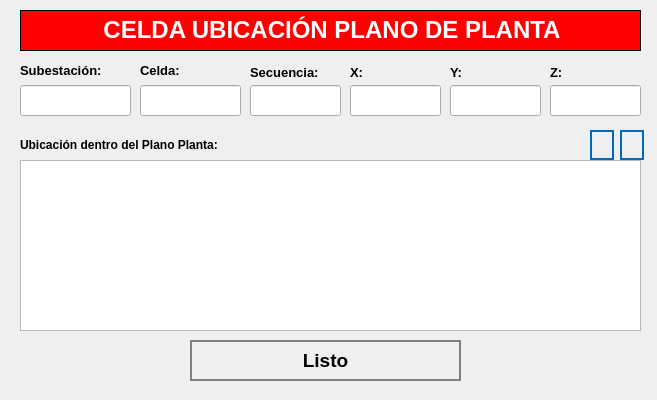
<?xml version="1.0" encoding="UTF-8"?>
<ui version="4.0">
 <class>NewBook</class>
 <widget class="QWidget" name="NewBook">
  <property name="geometry">
   <rect>
    <x>0</x>
    <y>0</y>
    <width>657</width>
    <height>400</height>
   </rect>
  </property>
  <property name="windowTitle">
   <string>Nuevo Registro</string>
  </property>
  <property name="styleSheet">
   <string notr="true">QPushButton
{	
	height: 2em;
 	border-style: solid;
	border-width: 2px;
 	border-color: grey;
	font-weight: bold;
}

QPushButton:hover
{
   	background-color:grey;
	color:white;
}</string>
  </property>
  <widget class="QLabel" name="label">
   <property name="geometry">
    <rect>
     <x>20</x>
     <y>10</y>
     <width>621</width>
     <height>41</height>
    </rect>
   </property>
   <property name="font">
    <font>
     <underline>false</underline>
    </font>
   </property>
   <property name="autoFillBackground">
    <bool>false</bool>
   </property>
   <property name="styleSheet">
    <string notr="true">background-color: red;</string>
   </property>
   <property name="frameShape">
    <enum>QFrame::Box</enum>
   </property>
   <property name="text">
    <string>&lt;html&gt;&lt;head/&gt;&lt;body&gt;&lt;p align=&quot;center&quot;&gt;&lt;span style=&quot; font-size:18pt; font-weight:600; color:#ffffff;&quot;&gt;CELDA UBICACIÓN PLANO DE PLANTA&lt;/span&gt;&lt;/p&gt;&lt;/body&gt;&lt;/html&gt;</string>
   </property>
  </widget>
  <widget class="QLabel" name="label_horaIngreso_2">
   <property name="geometry">
    <rect>
     <x>350</x>
     <y>60</y>
     <width>71</width>
     <height>25</height>
    </rect>
   </property>
   <property name="text">
    <string>&lt;html&gt;&lt;head/&gt;&lt;body&gt;&lt;p&gt;&lt;span style=&quot; font-size:10pt; font-weight:600;&quot;&gt;X:&lt;/span&gt;&lt;/p&gt;&lt;/body&gt;&lt;/html&gt;</string>
   </property>
  </widget>
  <widget class="QLabel" name="label_horaIngreso_5">
   <property name="geometry">
    <rect>
     <x>250</x>
     <y>60</y>
     <width>91</width>
     <height>25</height>
    </rect>
   </property>
   <property name="text">
    <string>&lt;html&gt;&lt;head/&gt;&lt;body&gt;&lt;p&gt;&lt;span style=&quot; font-size:10pt; font-weight:600;&quot;&gt;Secuencia:&lt;/span&gt;&lt;/p&gt;&lt;/body&gt;&lt;/html&gt;</string>
   </property>
  </widget>
  <widget class="QLineEdit" name="inputY">
   <property name="geometry">
    <rect>
     <x>450</x>
     <y>85</y>
     <width>91</width>
     <height>31</height>
    </rect>
   </property>
   <property name="font">
    <font>
     <pointsize>12</pointsize>
    </font>
   </property>
   <property name="maxLength">
    <number>14</number>
   </property>
  </widget>
  <widget class="QLabel" name="label_4">
   <property name="geometry">
    <rect>
     <x>20</x>
     <y>130</y>
     <width>311</width>
     <height>30</height>
    </rect>
   </property>
   <property name="text">
    <string>&lt;html&gt;&lt;head/&gt;&lt;body&gt;&lt;p&gt;&lt;span style=&quot; font-size:9pt; font-weight:600;&quot;&gt;Ubicación dentro del Plano Planta:&lt;/span&gt;&lt;/p&gt;&lt;/body&gt;&lt;/html&gt;</string>
   </property>
   <property name="scaledContents">
    <bool>true</bool>
   </property>
  </widget>
  <widget class="QLineEdit" name="inputZ">
   <property name="geometry">
    <rect>
     <x>550</x>
     <y>85</y>
     <width>91</width>
     <height>31</height>
    </rect>
   </property>
   <property name="font">
    <font>
     <pointsize>12</pointsize>
    </font>
   </property>
   <property name="maxLength">
    <number>14</number>
   </property>
  </widget>
  <widget class="QLineEdit" name="inputSecuencia">
   <property name="geometry">
    <rect>
     <x>250</x>
     <y>85</y>
     <width>91</width>
     <height>31</height>
    </rect>
   </property>
   <property name="font">
    <font>
     <pointsize>12</pointsize>
    </font>
   </property>
  </widget>
  <widget class="QLabel" name="label_autoriza">
   <property name="geometry">
    <rect>
     <x>20</x>
     <y>60</y>
     <width>101</width>
     <height>21</height>
    </rect>
   </property>
   <property name="text">
    <string>&lt;html&gt;&lt;head/&gt;&lt;body&gt;&lt;p&gt;&lt;span style=&quot; font-size:10pt; font-weight:600;&quot;&gt;Subestación:&lt;/span&gt;&lt;/p&gt;&lt;/body&gt;&lt;/html&gt;</string>
   </property>
  </widget>
  <widget class="QLabel" name="label_area_2">
   <property name="geometry">
    <rect>
     <x>140</x>
     <y>60</y>
     <width>61</width>
     <height>21</height>
    </rect>
   </property>
   <property name="text">
    <string>&lt;html&gt;&lt;head/&gt;&lt;body&gt;&lt;p&gt;&lt;span style=&quot; font-size:10pt; font-weight:600;&quot;&gt;Celda:&lt;/span&gt;&lt;/p&gt;&lt;/body&gt;&lt;/html&gt;</string>
   </property>
  </widget>
  <widget class="QLabel" name="label_motivoVisita_4">
   <property name="geometry">
    <rect>
     <x>550</x>
     <y>60</y>
     <width>91</width>
     <height>25</height>
    </rect>
   </property>
   <property name="text">
    <string>&lt;html&gt;&lt;head/&gt;&lt;body&gt;&lt;p&gt;&lt;span style=&quot; font-size:10pt; font-weight:600;&quot;&gt;Z:&lt;/span&gt;&lt;/p&gt;&lt;/body&gt;&lt;/html&gt;</string>
   </property>
  </widget>
  <widget class="QLineEdit" name="inputX">
   <property name="geometry">
    <rect>
     <x>350</x>
     <y>85</y>
     <width>91</width>
     <height>31</height>
    </rect>
   </property>
   <property name="font">
    <font>
     <pointsize>12</pointsize>
    </font>
   </property>
   <property name="maxLength">
    <number>14</number>
   </property>
  </widget>
  <widget class="QLabel" name="label_horaSalida_2">
   <property name="geometry">
    <rect>
     <x>450</x>
     <y>60</y>
     <width>81</width>
     <height>25</height>
    </rect>
   </property>
   <property name="text">
    <string>&lt;html&gt;&lt;head/&gt;&lt;body&gt;&lt;p&gt;&lt;span style=&quot; font-size:10pt; font-weight:600;&quot;&gt;Y:&lt;/span&gt;&lt;/p&gt;&lt;/body&gt;&lt;/html&gt;</string>
   </property>
  </widget>
  <widget class="QTableWidget" name="tablePlano">
   <property name="geometry">
    <rect>
     <x>20</x>
     <y>160</y>
     <width>621</width>
     <height>171</height>
    </rect>
   </property>
   <property name="autoFillBackground">
    <bool>true</bool>
   </property>
   <property name="lineWidth">
    <number>5</number>
   </property>
   <property name="editTriggers">
    <set>QAbstractItemView::NoEditTriggers</set>
   </property>
   <property name="textElideMode">
    <enum>Qt::ElideLeft</enum>
   </property>
   <attribute name="horizontalHeaderMinimumSectionSize">
    <number>10</number>
   </attribute>
  </widget>
  <widget class="QPushButton" name="btnDeletePlano">
   <property name="geometry">
    <rect>
     <x>620</x>
     <y>130</y>
     <width>24</width>
     <height>30</height>
    </rect>
   </property>
   <property name="font">
    <font>
     <pointsize>12</pointsize>
     <weight>75</weight>
     <bold>true</bold>
    </font>
   </property>
   <property name="cursor">
    <cursorShape>PointingHandCursor</cursorShape>
   </property>
   <property name="styleSheet">
    <string notr="true">QPushButton
{	
	height: 2em;
 	border-style: solid;
	border-width: 2px;
 	border-color: #0069c0;
	font-weight: bold;
}

QPushButton:hover
{
   	background-color:#0069c0;
	color:white;
}</string>
   </property>
   <property name="text">
    <string/>
   </property>
   <property name="icon">
    <iconset>
     <normaloff>../assets/icons/deletesquare.png</normaloff>../assets/icons/deletesquare.png</iconset>
   </property>
   <property name="iconSize">
    <size>
     <width>25</width>
     <height>25</height>
    </size>
   </property>
   <property name="autoDefault">
    <bool>true</bool>
   </property>
   <property name="default">
    <bool>true</bool>
   </property>
   <property name="flat">
    <bool>true</bool>
   </property>
  </widget>
  <widget class="QLineEdit" name="inputCodigo">
   <property name="geometry">
    <rect>
     <x>20</x>
     <y>85</y>
     <width>111</width>
     <height>31</height>
    </rect>
   </property>
   <property name="font">
    <font>
     <pointsize>12</pointsize>
    </font>
   </property>
  </widget>
  <widget class="QLineEdit" name="inputCelda">
   <property name="geometry">
    <rect>
     <x>140</x>
     <y>85</y>
     <width>101</width>
     <height>31</height>
    </rect>
   </property>
   <property name="font">
    <font>
     <pointsize>12</pointsize>
    </font>
   </property>
  </widget>
  <widget class="QPushButton" name="btnAddPlano">
   <property name="geometry">
    <rect>
     <x>590</x>
     <y>130</y>
     <width>24</width>
     <height>30</height>
    </rect>
   </property>
   <property name="font">
    <font>
     <pointsize>12</pointsize>
     <weight>75</weight>
     <bold>true</bold>
    </font>
   </property>
   <property name="cursor">
    <cursorShape>PointingHandCursor</cursorShape>
   </property>
   <property name="styleSheet">
    <string notr="true">QPushButton
{	
	height: 2em;
 	border-style: solid;
	border-width: 2px;
 	border-color: #0069c0;
	font-weight: bold;
}

QPushButton:hover
{
   	background-color:#0069c0;
	color:white;
}</string>
   </property>
   <property name="text">
    <string/>
   </property>
   <property name="icon">
    <iconset>
     <normaloff>../assets/icons/add-icon.png</normaloff>../assets/icons/add-icon.png</iconset>
   </property>
   <property name="iconSize">
    <size>
     <width>25</width>
     <height>25</height>
    </size>
   </property>
   <property name="autoDefault">
    <bool>true</bool>
   </property>
   <property name="default">
    <bool>true</bool>
   </property>
   <property name="flat">
    <bool>true</bool>
   </property>
  </widget>
  <widget class="QPushButton" name="cancelButton">
   <property name="geometry">
    <rect>
     <x>190</x>
     <y>340</y>
     <width>271</width>
     <height>41</height>
    </rect>
   </property>
   <property name="font">
    <font>
     <pointsize>14</pointsize>
     <weight>75</weight>
     <bold>true</bold>
    </font>
   </property>
   <property name="cursor">
    <cursorShape>PointingHandCursor</cursorShape>
   </property>
   <property name="styleSheet">
    <string notr="true">QPushButton
{	
	height: 2em;
 	border-style: solid;
	border-width: 2px;
 	border-color: grey;
	font-weight: bold;
}

QPushButton:hover
{
   	background-color:grey;
	color:white;
}</string>
   </property>
   <property name="text">
    <string>Listo</string>
   </property>
   <property name="icon">
    <iconset>
     <normaloff>../assets/icons/exitoso.png</normaloff>../assets/icons/exitoso.png</iconset>
   </property>
   <property name="iconSize">
    <size>
     <width>30</width>
     <height>30</height>
    </size>
   </property>
   <property name="autoDefault">
    <bool>true</bool>
   </property>
   <property name="default">
    <bool>true</bool>
   </property>
   <property name="flat">
    <bool>true</bool>
   </property>
  </widget>
 </widget>
 <resources/>
 <connections/>
</ui>
